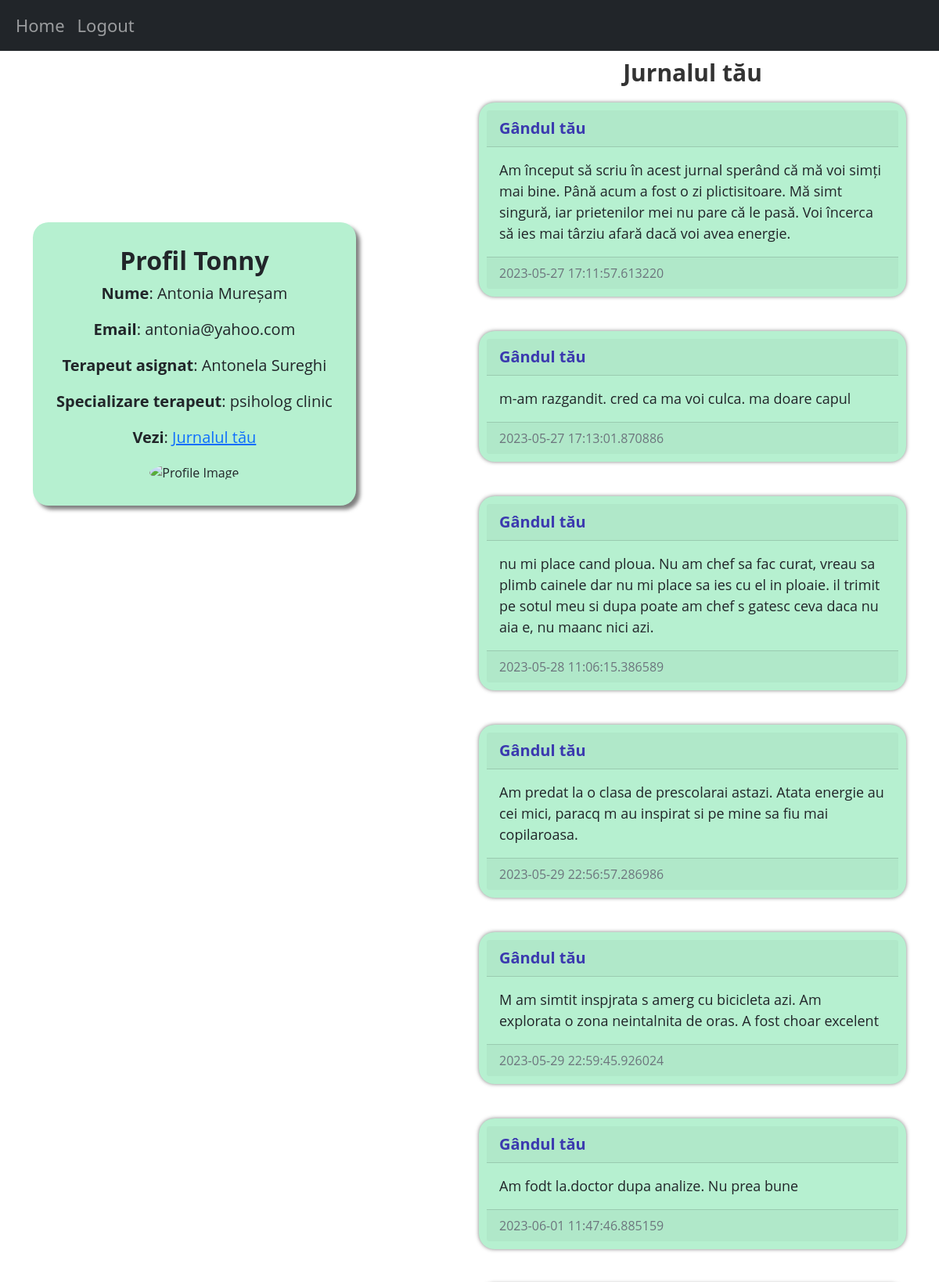
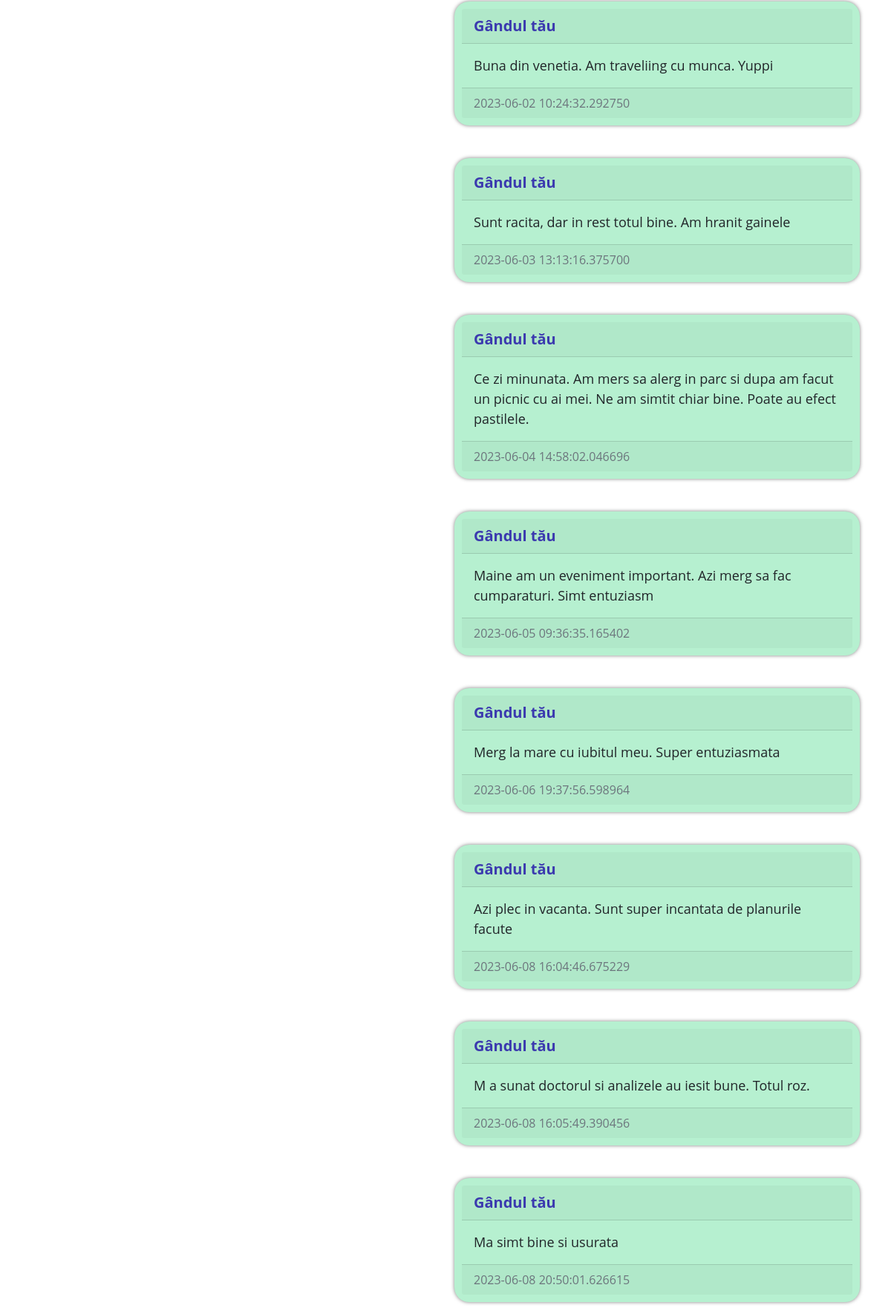
/jurnal (signed in, upper part), run on the app's committed database (2 pictures, top to bottom).
### website/domain/models.py (models this page shows)
class User(db.Model, UserMixin):
    id = db.Column(db.Integer, primary_key=True)
    email = db.Column(db.String(150), unique=True)
    username = db.Column(db.String(150), unique=True)
    password = db.Column(db.String(150))
    email_confirmed_at = db.Column(db.DateTime(timezone=True), default=datetime.now())
    date_created = db.Column(db.DateTime(timezone=True), default=datetime.now())
    posts = db.relationship('Post', backref='user', passive_deletes=True)
    role = db.Column(db.String(100))

class Pacient(db.Model):
    __tablename__ = 'pacient'
    id = db.Column(db.Integer(), db.ForeignKey('user.id', ondelete='CASCADE'), primary_key=True)
    first_name = db.Column(db.String(50))
    last_name = db.Column(db.String(50))
    terapeut_asignat = db.Column(db.Integer, db.ForeignKey('terapeut.id', ondelete="CASCADE"), nullable=False)

class Terapeut(db.Model):
    __tablename__ = 'terapeut'
    id = db.Column(db.Integer(), db.ForeignKey('user.id', ondelete='CASCADE'), primary_key=True)
    first_name = db.Column(db.String(50))
    last_name = db.Column(db.String(50))
    function = db.Column(db.String(150))
    license = db.Column(db.String(150))
    activity_start_year = db.Column(db.Integer())

class Post(db.Model):
    id = db.Column(db.Integer, primary_key=True)
    text = db.Column(db.Text, nullable=False)
    date_created = db.Column(db.DateTime(timezone=True), default=datetime.now())
    author = db.Column(db.Integer, db.ForeignKey(
        'user.id', ondelete="CASCADE"), nullable=False)
    result = db.Column(db.String(150))

### website/controller/pacientView.py (the view)
    @staticmethod
    @views.route("/jurnal")
    @__role_required('pacient')
    @login_required
    def posts():
        posts_today = Post.query.filter_by(author=current_user.id)
        pacient = Pacient.query.filter_by(id=current_user.id).first()
        terap = Terapeut.query.filter_by(id=pacient.terapeut_asignat).first()
        return render_template("posts.html", user=current_user, posts=posts_today, pacient=pacient,terapeut=terap)

### website/controller/pacientView.py (called while the page is built)
    @staticmethod
    def __role_required(role):
        def decorator(func):
            @wraps(func)
            def wrapper(*args, **kwargs):
                if not current_user.role == role:
                    return "Unauthorized access", 403
                return func(*args, **kwargs)
            return wrapper
        return decorator

### website/templates/posts.html (shortened to what this page needs)
{% extends "jurnal.html" %}  {% block header %} Jurnalul tău {% endblock %}

### website/templates/jurnal.html (shortened to what this page needs)
{% extends "base.html" %}
{% block content %}
<div class="row">
  <div class="col-md-6 mx-auto d-flex align-items-center vh-100">
    <div class="card border-dark text-center" style="background-color: #b6f0d0;
      box-shadow: 5px 5px 5px rgba(0, 0, 0, 0.5);
      margin-top: auto;
      margin-bottom: auto;
      padding: 30px;
      border-radius: 20px;
      border: none;
      font-family: 'Open Sans', sans-serif !important;">
      <h5 class="card-title" style="font-size: 32px; font-weight: bold;">Profil {{ user.username }}</h5>
      <p class="card-text" style="font-size: 20px;"><b>Nume</b>: {{ pacient.first_name }} {{ pacient.last_name }}</p>
      <p class="card-text" style="font-size: 20px;"><b>Email</b>: {{ user.email }}</p>
      <p class="card-text" style="font-size: 20px;"><b>Terapeut asignat</b>: {{ terapeut.first_name }} {{ terapeut.last_name }}</p>
      <p class="card-text" style="font-size: 20px;"><b>Specializare terapeut</b>: {{ terapeut.function }}</p>
      <p class="card-text" style="font-size: 20px;"><b>Vezi</b>: <a href="/jurnal" style="font-size: 20px;">Jurnalul tău</a></p>
      <div style="max-width: 430px; margin: 0 auto;">
        <img src="https://insidesmallbusiness.com.au/wp-content/uploads/2021/04/bigstock-Hands-Of-Diverse-Group-Of-Peop-343671511-e1625192493671.jpg" alt="Profile Image" style="width: 100%; height: 100%; border-radius: 50%;">
      </div>
    </div>
  </div>
  <div class="col-md-6">
    <h1 align="center" style="font-size: 30px;
      font-weight: bold;
      color: #333;
      padding: 10px;">
      {% block header %}Bine ai venit, {{ user.username }}!{% endblock %}
    </h1>
    <div id="posts">
      {% for post in posts %}
      <div class="card border-dark" style="background-color: #b6f0d0;
        box-shadow: 0px 0px 5px rgba(0, 0, 0, 0.5);
        margin: 10px auto;
        max-width: 1000px;
        padding: 10px;
        border-radius: 20px;
        border: none;
        font-family: 'Open Sans', sans-serif !important;">
        <div class="card-header d-flex justify-content-between align-items-center">
          <div class="card-text" style="font-size: 20px; font-weight:bold; color: #3b39af">Gândul tău</div>
        </div>
        <div class="card-body">
          <div class="card-text" style="font-size: 18px;">{{ post.text }}</div>
        </div>
        <div class="card-footer text-muted">{{ post.date_created }}</div>
      </div>
      <br/>
      {% endfor %}
    </div>
  </div>
</div>
{% endblock %}

### website/static/style.css (style rules this page uses)
body { font-family: 'Open Sans', sans-serif; background-color: #F5F5F5; color: #333; }
a { color: #4CAF50; text-decoration: none; }

### data on the page
User: username "Tonny", email "antonia@yahoo.com"
Pacient: first_name "Antonia", last_name "Mureșam"
Terapeut: first_name "Antonela", last_name "Sureghi", function "psiholog clinic"
Post: text "Am început să scriu în acest jurnal sperând că mă voi simți mai bine. Până acum a fost o zi plictisitoare. Mă simt singură, iar prietenilor mei nu pare că le pasă. Voi încerca să ies mai târziu afară dacă voi avea energie.", date_created "2023-05-27 17:11:57.613220"
Post: text "m-am razgandit. cred ca ma voi culca. ma doare capul", date_created "2023-05-27 17:13:01.870886"
Post: text "nu mi place cand ploua. Nu am chef sa fac curat, vreau sa plimb cainele dar nu mi place sa ies cu el in ploaie. il trimit pe sotul meu si dupa poate am chef s gatesc ceva daca nu aia e, nu maanc nici azi.", date_created "2023-05-28 11:06:15.386589"
Post: text "Am predat la o clasa de prescolarai astazi. Atata energie au cei mici, paracq m au inspirat si pe mine sa fiu mai copilaroasa.", date_created "2023-05-29 22:56:57.286986"
Post: text "M am simtit inspjrata s amerg cu bicicleta azi. Am explorata o zona neintalnita de oras. A fost choar excelent", date_created "2023-05-29 22:59:45.926024"
Post: text "Am fodt la.doctor dupa analize. Nu prea bune", date_created "2023-06-01 11:47:46.885159"
Post: text "Buna din venetia. Am traveliing cu munca. Yuppi", date_created "2023-06-02 10:24:32.292750"
Post: text "Sunt racita, dar in rest totul bine. Am hranit gainele", date_created "2023-06-03 13:13:16.375700"
Post: text "Ce zi minunata. Am mers sa alerg in parc si dupa am facut un picnic cu ai mei. Ne am simtit chiar bine. Poate au efect pastilele.", date_created "2023-06-04 14:58:02.046696"
Post: text "Maine am un eveniment important. Azi merg sa fac cumparaturi. Simt entuziasm", date_created "2023-06-05 09:36:35.165402"
Post: text "Merg la mare cu iubitul meu. Super entuziasmata", date_created "2023-06-06 19:37:56.598964"
Post: text "Azi plec in vacanta. Sunt super incantata de planurile facute", date_created "2023-06-08 16:04:46.675229"
Post: text "M a sunat doctorul si analizele au iesit bune. Totul roz.", date_created "2023-06-08 16:05:49.390456"
Post: text "Ma simt bine si usurata", date_created "2023-06-08 20:50:01.626615"
